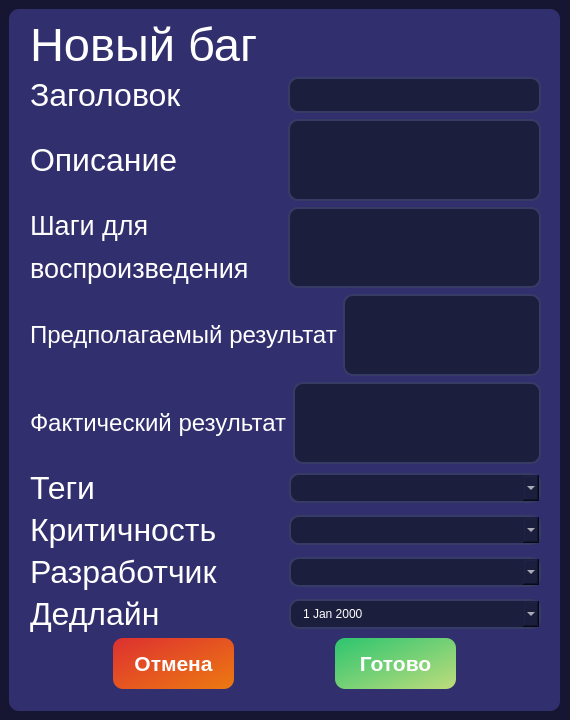
<?xml version="1.0" encoding="UTF-8"?>
<ui version="4.0">
 <class>new_bug_card</class>
 <widget class="QMainWindow" name="new_bug_card">
  <property name="windowModality">
   <enum>Qt::WindowModal</enum>
  </property>
  <property name="geometry">
   <rect>
    <x>0</x>
    <y>0</y>
    <width>570</width>
    <height>720</height>
   </rect>
  </property>
  <property name="minimumSize">
   <size>
    <width>570</width>
    <height>720</height>
   </size>
  </property>
  <property name="maximumSize">
   <size>
    <width>570</width>
    <height>720</height>
   </size>
  </property>
  <property name="windowTitle">
   <string>Новый отчет</string>
  </property>
  <property name="styleSheet">
   <string notr="true">background-color: #171632;</string>
  </property>
  <widget class="QWidget" name="centralwidget">
   <property name="minimumSize">
    <size>
     <width>551</width>
     <height>720</height>
    </size>
   </property>
   <property name="maximumSize">
    <size>
     <width>786687</width>
     <height>99999</height>
    </size>
   </property>
   <layout class="QGridLayout" name="gridLayout_3">
    <property name="leftMargin">
     <number>0</number>
    </property>
    <property name="topMargin">
     <number>0</number>
    </property>
    <property name="rightMargin">
     <number>0</number>
    </property>
    <property name="bottomMargin">
     <number>0</number>
    </property>
    <property name="spacing">
     <number>0</number>
    </property>
    <item row="0" column="0">
     <widget class="QFrame" name="frame_5">
      <property name="minimumSize">
       <size>
        <width>551</width>
        <height>702</height>
       </size>
      </property>
      <property name="maximumSize">
       <size>
        <width>551</width>
        <height>702</height>
       </size>
      </property>
      <property name="contextMenuPolicy">
       <enum>Qt::NoContextMenu</enum>
      </property>
      <property name="styleSheet">
       <string notr="true">background: #322F6E;
border-radius: 10px;</string>
      </property>
      <property name="frameShape">
       <enum>QFrame::StyledPanel</enum>
      </property>
      <property name="frameShadow">
       <enum>QFrame::Raised</enum>
      </property>
      <layout class="QGridLayout" name="gridLayout_2">
       <item row="2" column="0">
        <layout class="QHBoxLayout" name="horizontalLayout_8">
         <property name="bottomMargin">
          <number>13</number>
         </property>
         <item>
          <widget class="QPushButton" name="cancel_bug_card">
           <property name="minimumSize">
            <size>
             <width>121</width>
             <height>51</height>
            </size>
           </property>
           <property name="maximumSize">
            <size>
             <width>121</width>
             <height>51</height>
            </size>
           </property>
           <property name="cursor">
            <cursorShape>PointingHandCursor</cursorShape>
           </property>
           <property name="styleSheet">
            <string notr="true">background-color: qlineargradient(spread:pad, x1:0, y1:0, x2:1, y2:1, stop:0 rgba(221, 48, 48, 255), stop:1 rgba(237, 122, 17, 255));
border-radius: 10px;
color: white;
font-weight: 800;
font-size: 21px;</string>
           </property>
           <property name="text">
            <string>Отмена</string>
           </property>
          </widget>
         </item>
         <item>
          <widget class="QPushButton" name="create_bug_card">
           <property name="minimumSize">
            <size>
             <width>121</width>
             <height>51</height>
            </size>
           </property>
           <property name="maximumSize">
            <size>
             <width>121</width>
             <height>51</height>
            </size>
           </property>
           <property name="cursor">
            <cursorShape>PointingHandCursor</cursorShape>
           </property>
           <property name="styleSheet">
            <string notr="true">background-color: qlineargradient(spread:pad, x1:0, y1:0, x2:1, y2:1, stop:0 rgba(44, 197, 111, 255), stop:1 rgba(190, 220, 124, 255));
border-radius: 10px;
color: white;
font-weight: 800;
font-size: 21px;</string>
           </property>
           <property name="text">
            <string>Готово</string>
           </property>
          </widget>
         </item>
        </layout>
       </item>
       <item row="0" column="0">
        <layout class="QGridLayout" name="gridLayout">
         <property name="leftMargin">
          <number>12</number>
         </property>
         <property name="rightMargin">
          <number>10</number>
         </property>
         <item row="0" column="0">
          <layout class="QVBoxLayout" name="verticalLayout">
           <item>
            <widget class="QLabel" name="label">
             <property name="styleSheet">
              <string notr="true">font-size: 35pt;
color: white;</string>
             </property>
             <property name="text">
              <string>Новый баг</string>
             </property>
            </widget>
           </item>
           <item>
            <layout class="QHBoxLayout" name="horizontalLayout_7">
             <item>
              <widget class="QLabel" name="label_2">
               <property name="styleSheet">
                <string notr="true">font-size: 24pt;
color: white;</string>
               </property>
               <property name="text">
                <string>Заголовок</string>
               </property>
              </widget>
             </item>
             <item>
              <widget class="QLineEdit" name="title">
               <property name="minimumSize">
                <size>
                 <width>0</width>
                 <height>0</height>
                </size>
               </property>
               <property name="maximumSize">
                <size>
                 <width>253</width>
                 <height>40</height>
                </size>
               </property>
               <property name="font">
                <font>
                 <pointsize>12</pointsize>
                </font>
               </property>
               <property name="cursor">
                <cursorShape>IBeamCursor</cursorShape>
               </property>
               <property name="mouseTracking">
                <bool>true</bool>
               </property>
               <property name="styleSheet">
                <string notr="true">QLineEdit{
border: 2px solid #373C66;
color: white;
border-radius: 10px;
padding: 5px 10px;
outline: none;
background: #1B1E3D;
}

</string>
               </property>
               <property name="alignment">
                <set>Qt::AlignLeading|Qt::AlignLeft|Qt::AlignVCenter</set>
               </property>
               <property name="placeholderText">
                <string/>
               </property>
              </widget>
             </item>
            </layout>
           </item>
           <item>
            <layout class="QHBoxLayout" name="horizontalLayout_6">
             <property name="spacing">
              <number>6</number>
             </property>
             <item>
              <widget class="QLabel" name="label_3">
               <property name="styleSheet">
                <string notr="true">font-size: 24pt;
color: white;</string>
               </property>
               <property name="text">
                <string>Описание</string>
               </property>
              </widget>
             </item>
             <item>
              <widget class="QTextEdit" name="description">
               <property name="maximumSize">
                <size>
                 <width>253</width>
                 <height>156</height>
                </size>
               </property>
               <property name="styleSheet">
                <string notr="true">border: 2px solid #373C66;
color: white;
border-radius: 10px;
padding: 5px 10px;
outline: none;
background: #1B1E3D;</string>
               </property>
              </widget>
             </item>
            </layout>
           </item>
           <item>
            <layout class="QHBoxLayout" name="horizontalLayout_5">
             <item>
              <layout class="QVBoxLayout" name="verticalLayout_2">
               <property name="spacing">
                <number>6</number>
               </property>
               <item>
                <widget class="QLabel" name="label_4">
                 <property name="styleSheet">
                  <string notr="true">font-size: 20pt;
color: white;</string>
                 </property>
                 <property name="text">
                  <string>&lt;html&gt;&lt;head/&gt;&lt;body&gt;&lt;p&gt;&lt;span style=&quot; font-size:20pt;&quot;&gt;Шаги для&lt;/span&gt;&lt;/p&gt;&lt;p&gt;&lt;span style=&quot; font-size:20pt;&quot;&gt;воспроизведения&lt;/span&gt;&lt;/p&gt;&lt;/body&gt;&lt;/html&gt;</string>
                 </property>
                </widget>
               </item>
              </layout>
             </item>
             <item>
              <widget class="QTextEdit" name="reproduction">
               <property name="maximumSize">
                <size>
                 <width>253</width>
                 <height>156</height>
                </size>
               </property>
               <property name="styleSheet">
                <string notr="true">border: 2px solid #373C66;
color: white;
border-radius: 10px;
padding: 5px 10px;
outline: none;
background: #1B1E3D;</string>
               </property>
              </widget>
             </item>
            </layout>
           </item>
           <item>
            <layout class="QHBoxLayout" name="horizontalLayout_11">
             <property name="spacing">
              <number>6</number>
             </property>
             <item>
              <widget class="QLabel" name="label_11">
               <property name="styleSheet">
                <string notr="true">font-size: 18pt;
color: white;</string>
               </property>
               <property name="text">
                <string>Предполагаемый результат</string>
               </property>
              </widget>
             </item>
             <item>
              <widget class="QTextEdit" name="supposed_result">
               <property name="maximumSize">
                <size>
                 <width>253</width>
                 <height>156</height>
                </size>
               </property>
               <property name="styleSheet">
                <string notr="true">border: 2px solid #373C66;
color: white;
border-radius: 10px;
padding: 5px 10px;
outline: none;
background: #1B1E3D;</string>
               </property>
              </widget>
             </item>
            </layout>
           </item>
           <item>
            <layout class="QHBoxLayout" name="horizontalLayout_12">
             <property name="spacing">
              <number>6</number>
             </property>
             <item>
              <widget class="QLabel" name="label_12">
               <property name="styleSheet">
                <string notr="true">font-size: 18pt;
color: white;</string>
               </property>
               <property name="text">
                <string>Фактический результат</string>
               </property>
              </widget>
             </item>
             <item>
              <widget class="QTextEdit" name="actual_result">
               <property name="maximumSize">
                <size>
                 <width>253</width>
                 <height>156</height>
                </size>
               </property>
               <property name="styleSheet">
                <string notr="true">border: 2px solid #373C66;
color: white;
border-radius: 10px;
padding: 5px 10px;
outline: none;
background: #1B1E3D;</string>
               </property>
              </widget>
             </item>
            </layout>
           </item>
           <item>
            <layout class="QHBoxLayout" name="horizontalLayout_4">
             <item>
              <widget class="QLabel" name="label_6">
               <property name="styleSheet">
                <string notr="true">font-size: 24pt;
color: white;</string>
               </property>
               <property name="text">
                <string>Теги</string>
               </property>
              </widget>
             </item>
             <item>
              <widget class="QComboBox" name="tags">
               <property name="styleSheet">
                <string notr="true">border: 2px solid #373C66;
color: white;
border-radius: 10px;
padding: 5px 10px;
outline: none;
background: #1B1E3D;</string>
               </property>
              </widget>
             </item>
            </layout>
           </item>
           <item>
            <layout class="QHBoxLayout" name="horizontalLayout_3">
             <item>
              <widget class="QLabel" name="label_7">
               <property name="styleSheet">
                <string notr="true">font-size: 24pt;
color: white;</string>
               </property>
               <property name="text">
                <string>Критичность</string>
               </property>
              </widget>
             </item>
             <item>
              <widget class="QComboBox" name="criticality">
               <property name="styleSheet">
                <string notr="true">border: 2px solid #373C66;
color: white;
border-radius: 10px;
padding: 5px 10px;
outline: none;
background: #1B1E3D;</string>
               </property>
              </widget>
             </item>
            </layout>
           </item>
           <item>
            <layout class="QHBoxLayout" name="horizontalLayout_2">
             <item>
              <widget class="QLabel" name="label_8">
               <property name="styleSheet">
                <string notr="true">font-size: 24pt;
color: white;</string>
               </property>
               <property name="text">
                <string>Разработчик</string>
               </property>
              </widget>
             </item>
             <item>
              <widget class="QComboBox" name="assignee">
               <property name="styleSheet">
                <string notr="true">border: 2px solid #373C66;
color: white;
border-radius: 10px;
padding: 5px 10px;
outline: none;
background: #1B1E3D;</string>
               </property>
              </widget>
             </item>
            </layout>
           </item>
           <item>
            <layout class="QHBoxLayout" name="horizontalLayout">
             <item>
              <widget class="QLabel" name="label_9">
               <property name="styleSheet">
                <string notr="true">font-size: 24pt;
color: white;</string>
               </property>
               <property name="text">
                <string>Дедлайн</string>
               </property>
              </widget>
             </item>
             <item>
              <widget class="QDateEdit" name="deadline">
               <property name="styleSheet">
                <string notr="true">border: 2px solid #373C66;
color: white;
border-radius: 10px;
padding: 5px 10px;
outline: none;
background: #1B1E3D;</string>
               </property>
               <property name="calendarPopup">
                <bool>true</bool>
               </property>
               <property name="timeSpec">
                <enum>Qt::LocalTime</enum>
               </property>
              </widget>
             </item>
            </layout>
           </item>
          </layout>
         </item>
        </layout>
       </item>
       <item row="1" column="0">
        <spacer name="verticalSpacer">
         <property name="orientation">
          <enum>Qt::Vertical</enum>
         </property>
         <property name="sizeHint" stdset="0">
          <size>
           <width>20</width>
           <height>40</height>
          </size>
         </property>
        </spacer>
       </item>
      </layout>
     </widget>
    </item>
   </layout>
  </widget>
 </widget>
 <tabstops>
  <tabstop>title</tabstop>
  <tabstop>description</tabstop>
  <tabstop>reproduction</tabstop>
  <tabstop>supposed_result</tabstop>
  <tabstop>actual_result</tabstop>
  <tabstop>tags</tabstop>
  <tabstop>criticality</tabstop>
  <tabstop>assignee</tabstop>
  <tabstop>deadline</tabstop>
  <tabstop>create_bug_card</tabstop>
  <tabstop>cancel_bug_card</tabstop>
 </tabstops>
 <resources/>
 <connections/>
</ui>
